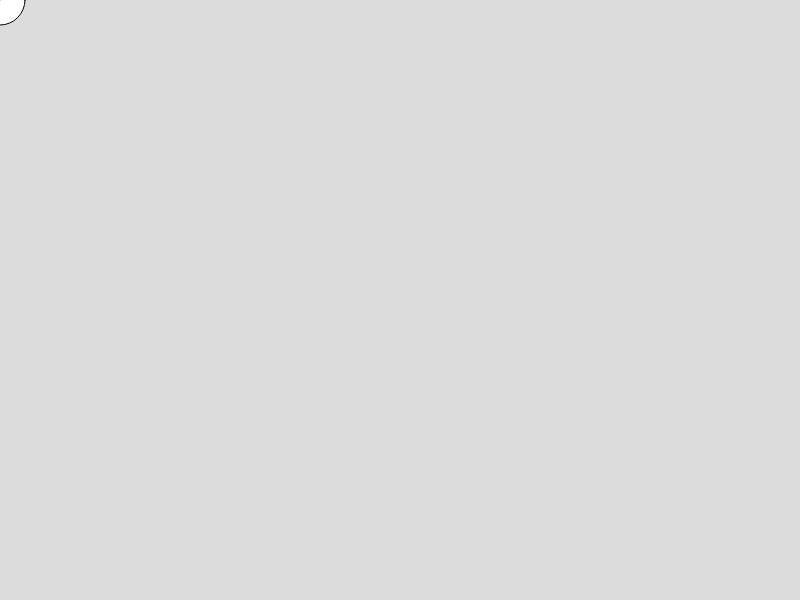
Frame 1 (no input)
Frame 60 (no input): identical to frame 1, image omitted
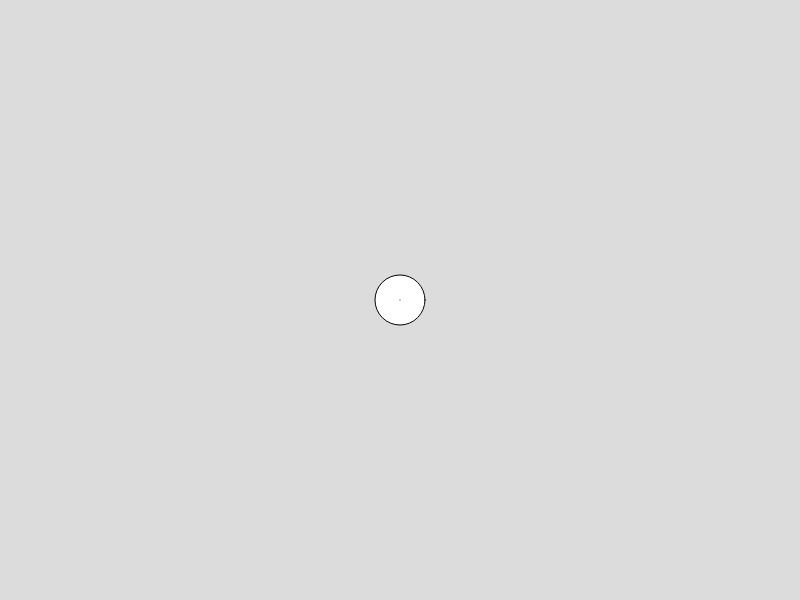
Frame 120 (the mouse pressed at the canvas centre since frame 60)

The p5.js sketch that drew these frames (run headless with seeded random() and noise() and a simulated clock; from frame 60 on, the mouse is pressed at the canvas centre):

// p5.js sketch
// ── sketch.js
function setup() {
  createCanvas(800,600);
 
}

function draw() {
  background(220,220,220);  
     
  ellipse(mouseX,mouseY,50,50);

  line(pmouseX,pmouseY,mouseX,mouseY);
}
